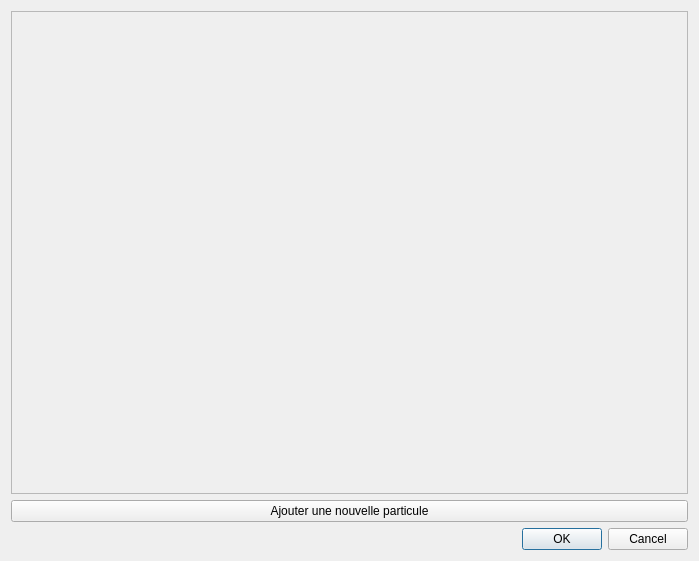
<?xml version="1.0" encoding="UTF-8"?>
<ui version="4.0">
 <class>DialogParticules</class>
 <widget class="QDialog" name="DialogParticules">
  <property name="geometry">
   <rect>
    <x>0</x>
    <y>0</y>
    <width>699</width>
    <height>561</height>
   </rect>
  </property>
  <property name="windowTitle">
   <string>Liste de particules</string>
  </property>
  <layout class="QVBoxLayout" name="verticalLayout">
   <item>
    <widget class="QScrollArea" name="Liste">
     <property name="widgetResizable">
      <bool>true</bool>
     </property>
     <widget class="QWidget" name="scrollAreaWidgetContents">
      <property name="geometry">
       <rect>
        <x>0</x>
        <y>0</y>
        <width>679</width>
        <height>483</height>
       </rect>
      </property>
     </widget>
    </widget>
   </item>
   <item>
    <widget class="QPushButton" name="Ajout">
     <property name="text">
      <string>Ajouter une nouvelle particule</string>
     </property>
    </widget>
   </item>
   <item>
    <widget class="QDialogButtonBox" name="buttonBox">
     <property name="orientation">
      <enum>Qt::Horizontal</enum>
     </property>
     <property name="standardButtons">
      <set>QDialogButtonBox::Cancel|QDialogButtonBox::Ok</set>
     </property>
    </widget>
   </item>
  </layout>
 </widget>
 <resources/>
 <connections>
  <connection>
   <sender>buttonBox</sender>
   <signal>accepted()</signal>
   <receiver>DialogParticules</receiver>
   <slot>accept()</slot>
   <hints>
    <hint type="sourcelabel">
     <x>248</x>
     <y>254</y>
    </hint>
    <hint type="destinationlabel">
     <x>157</x>
     <y>274</y>
    </hint>
   </hints>
  </connection>
  <connection>
   <sender>buttonBox</sender>
   <signal>rejected()</signal>
   <receiver>DialogParticules</receiver>
   <slot>reject()</slot>
   <hints>
    <hint type="sourcelabel">
     <x>316</x>
     <y>260</y>
    </hint>
    <hint type="destinationlabel">
     <x>286</x>
     <y>274</y>
    </hint>
   </hints>
  </connection>
 </connections>
</ui>
